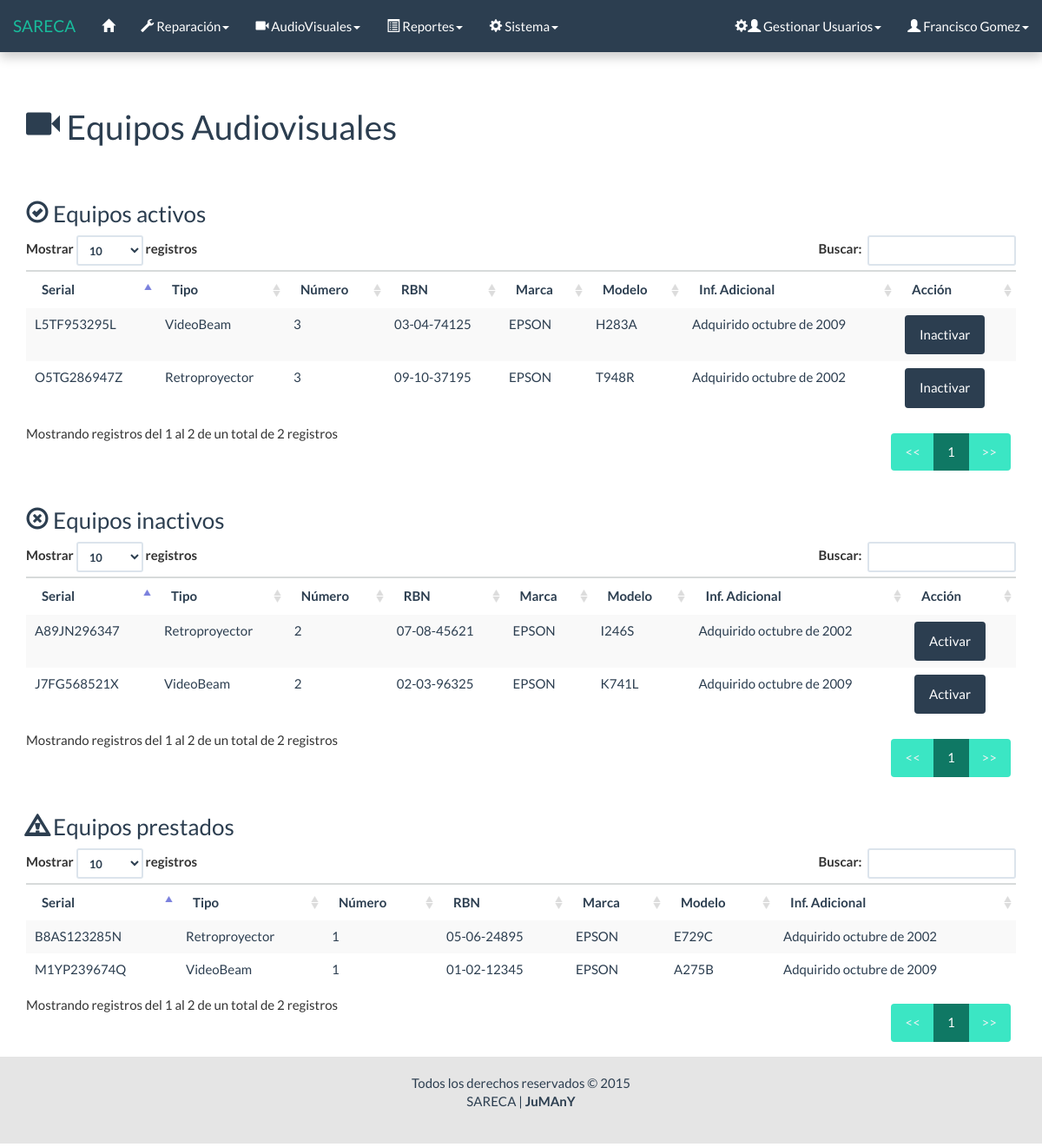
/html/consulta_audiovisuales_f.php (signed in), run on an earlier commit of the app's database.
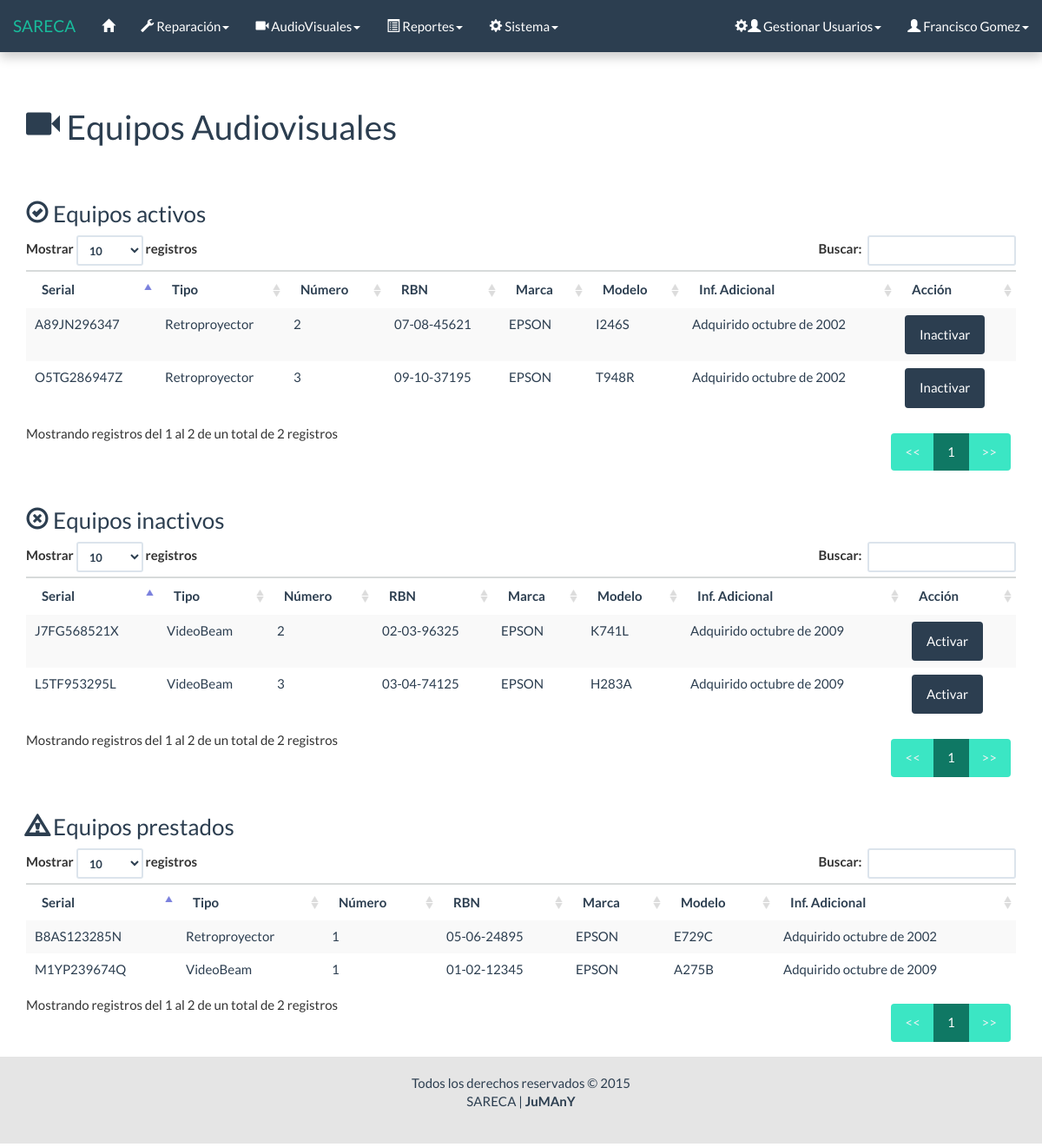
And on a later commit of the database.
### tables this page shows
CREATE TABLE `equipo_audiovisual` (
  `Serial` varchar(11) NOT NULL,
  `tipo` int(1) NOT NULL,
  `numero` tinyint(4) NOT NULL,
  `rbn` varchar(20) NOT NULL,
  `modelo` varchar(20) NOT NULL,
  `marca` varchar(30) NOT NULL,
  `inf_adic` varchar(50) NOT NULL,
  `Estado` int(1) NOT NULL,
  PRIMARY KEY (`Serial`)
);

### php/lista_eq_audio.php (the view, shortened to what this page needs)
<?php
	require('conexion/conexion.php');
	$sql = "SELECT * FROM equipo_audiovisual WHERE Estado = 1";
	$res = $conectar->query($sql);
	if ($res->num_rows == 0) {
?>
		<div class="row">
			<div class="col-lg-12">
				<h3><span class="glyphicon glyphicon-ok-circle"></span> Equipos activos</h3>
				<div class="alert alert-dismissible alert-info">
					<strong>No existen equipos ACTIVOS.</strong>
				</div>
			</div>
		</div>
<?php
	} else {
?>
		<div class="row">
			<div class="col-lg-12">
				<h3><span class="glyphicon glyphicon-ok-circle"></span> Equipos activos</h3>
				<table id="" class="table table-striped table-hover consulta">
					<thead>
						<tr>
							<th>Serial</th>
							<th>Tipo</th>
							<th>Número</th>
							<th>RBN</th>
							<th>Marca</th>
							<th>Modelo</th>
							<th>Inf. Adicional</th>
							<th>Acción</th>
						</tr>
					</thead>
					<tbody>
					<?php
					while ($fila = $res->fetch_object()) {
						$tipo = ($fila->tipo == 1) ? 'VideoBeam' : 'Retroproyector';
						printf('
							<tr>
								<td>%s</td>
								<td>%s</td>
								<td>%d</td>
								<td>%s</td>
								<td>%s</td>
								<td>%s</td>
								<td>%s</td>
								<td><a href="../php/estado_audiovisual.php?s=%s&e=%d" class="btn btn-primary">Inactivar</a></td>
							</tr>',
							$fila->Serial,
							$tipo,
							$fila->numero,
							$fila->rbn,
							$fila->marca,
							$fila->modelo,
							$fila->inf_adic,
							$fila->Serial,
							$fila->Estado
						);
					}
					?>
					</tbody>
				</table>
			</div>
		</div>
<?php
	}
	$sql = "SELECT * FROM equipo_audiovisual WHERE Estado = 3";
	$res = $conectar->query($sql);
	if ($res->num_rows == 0) {
?>
		<div class="row">
			<div class="col-lg-12">
				<h3><span class="glyphicon glyphicon-remove-circle"></span> Equipos inactivos</h3>
				<div class="alert alert-dismissible alert-info">
					<strong>No existen equipos INACTIVOS.</strong>
				</div>
			</div>
		</div>
<?php
	} else {
?>
		<div class="row">
			<div class="col-lg-12">
				<h3><span class="glyphicon glyphicon-remove-circle"></span> Equipos inactivos</h3>
				<table class="table table-striped table-hover consulta">
					<thead>
						<tr>
							<th>Serial</th>
							<th>Tipo</th>
							<th>Número</th>
							<th>RBN</th>
							<th>Marca</th>
							<th>Modelo</th>
							<th>Inf. Adicional</th>
							<th>Acción</th>
						</tr>
					</thead>
					<tbody>
					<?php
					while ($fila = $res->fetch_object()) {
						$tipo = ($fila->tipo == 1) ? 'VideoBeam' : 'Retroproyector';
						printf('
							<tr>
								<td>%s</td>
								<td>%s</td>
								<td>%d</td>
								<td>%s</td>
								<td>%s</td>
								<td>%s</td>
								<td>%s</td>
								<td><a href="../php/estado_audiovisual.php?s=%s&e=%d" class="btn btn-primary">Activar</a></td>
							</tr>',
							$fila->Serial,
							$tipo,
							$fila->numero,
							$fila->rbn,
							$fila->marca,
							$fila->modelo,
							$fila->inf_adic,
							$fila->Serial,
							$fila->Estado
						);
					}
					?>
					</tbody>
				</table>
			</div>
		</div>
<?php
	}
	$sql = "SELECT * FROM equipo_audiovisual WHERE Estado = 2";
	$res = $conectar->query($sql);
	if ($res->num_rows == 0) {
?>
		<div class="row">
			<div class="col-lg-12">
				<h3><span class="glyphicon glyphicon-warning-sign"></span> Equipos prestados</h3>
				<div class="alert alert-dismissible alert-info">
					<strong>No existen equipos PRESTADOS.</strong>
				</div>
			</div>
		</div>
<?php
	} else {
?>
		<div class="row">
			<div class="col-lg-12">
				<h3><span class="glyphicon glyphicon-warning-sign"></span> Equipos prestados</h3>
				<table class="table table-striped table-hover consulta">
					<thead>
						<tr>
							<th>Serial</th>
							<th>Tipo</th>
							<th>Número</th>
							<th>RBN</th>
							<th>Marca</th>
							<th>Modelo</th>
							<th>Inf. Adicional</th>
						</tr>
					</thead>
					<tbody>
					<?php
					while ($fila = $res->fetch_object()) {
						$tipo = ($fila->tipo == 1) ? 'VideoBeam' : 'Retroproyector';
						printf('
							<tr>
								<td>%s</td>
								<td>%s</td>
								<td>%d</td>
								<td>%s</td>
								<td>%s</td>
								<td>%s</td>
								<td>%s</td>
							</tr>',
							$fila->Serial,
							$tipo,
							$fila->numero,
							$fila->rbn,
							$fila->marca,
							$fila->modelo,
							$fila->inf_adic
						);
					}
					?>
					</tbody>
				</table>
			</div>
		</div>
<?php
	}
?>

### html/consulta_audiovisuales_f.php (shortened to what this page needs)
<!DOCTYPE html>
<html lang="es">
	<head>
		<link rel="stylesheet" href="../css/bootstrap.css">
		<link rel="stylesheet" href="../css/general.css">
		<link rel="stylesheet" href="../css/jquery.dataTables.min.css">
	</head>
	<body>
		<div id="wrap">
			<?php
				include("menu/menu.php");
			?>
			<div class="container">
				<div class="bs-docs-section">
					<?php
						include('mensaje/mensaje.php');
					?>
					<div class="row">
						<div class="col-lg-12">
							<div class="page-header">
								<h1><span class="glyphicon glyphicon-facetime-video"></span> Equipos Audiovisuales</h1>
							</div>
						</div>
					</div>
					<?php include '../php/lista_eq_audio.php'; ?>
				</div>
			</div>
			<div id="push"></div>
		</div>
		<div id="footer">
			<div class="container">
				<p class="muted credit">
					Todos los derechos reservados &copy; 2015 <br>
					SARECA | <b>JuMAnY</b>
				</p>
			</div>
		</div>
	</body>
</html>

### html/menu/menu.php (shortened to what this page needs)
<nav class="navbar navbar-default navbar-fixed-top">
	<div class="container-fluid">
		<div class="navbar-header">
			<a class="navbar-brand" href="#">SARECA</a>
		</div>
		<div class="collapse navbar-collapse" id="bs-example-navbar-collapse-1">
			<ul class="nav navbar-nav">
				<li data-toggle="tooltip" data-placement="bottom" title="" data-original-title="Inicio"><a href="inicio.php"><span class="glyphicon glyphicon-home"></span></a></li>
				<?php if($_SESSION["nivel"] == 3 || $_SESSION["nivel"] == 1){ ?>
							<li class="dropdown">
								<a href="#" class="dropdown-toggle" data-toggle="dropdown" role="button" aria-expanded="false"><span class="glyphicon glyphicon-wrench"></span> Reparación<span class="caret"></span></a>
							</li>
				<?php 	}
						if($_SESSION["nivel"] == 2 || $_SESSION["nivel"] == 1){
				?>
							<li class="dropdown">
								<a href="#" class="dropdown-toggle" data-toggle="dropdown" role="button" aria-expanded="false"><span class="glyphicon glyphicon-facetime-video"></span> AudioVisuales<span class="caret"></span></a>
							</li>
				<?php
				 		}
				?>
				<li class="dropdown">
					<a href="#" class="dropdown-toggle" data-toggle="dropdown" role="button" aria-expanded="false"><span class="glyphicon glyphicon-list-alt"></span> Reportes<span class="caret"></span></a>
				</li>
				<?php
						if($_SESSION["nivel"] == 1){
				?>
							<li class="dropdown">
								<a href="#" class="dropdown-toggle" data-toggle="dropdown" role="button" aria-expanded="false"><span class="glyphicon glyphicon-cog"></span> Sistema<span class="caret"></span></a>
							</li>
				<?php 	} ?>
			</ul>
			<ul class="nav navbar-nav navbar-right">
				<?php if($_SESSION["nivel"] == 1){ ?>
							<li class="dropdown">
								<a href="#" class="dropdown-toggle" data-toggle="dropdown" role="button" aria-expanded="false"><span class="glyphicon glyphicon-cog"></span><span class="glyphicon glyphicon-user"></span> Gestionar Usuarios<span class="caret"></span></a>
							</li>
				<?php } ?>
				<li data-toggle="tooltip" data-placement="left" title="" data-original-title="Perfil Usuario" class="dropdown">
					<a href="#" class="dropdown-toggle" data-toggle="dropdown" role="button" aria-expanded="false"><span class="glyphicon glyphicon-user"></span> <?=$_SESSION['nombre']?><span class="caret"></span></a>
				</li>
			</ul>
		</div>
	</div>
</nav>

### html/mensaje/mensaje.php (shortened to what this page needs)
<div class="row">
	<div class="col-lg-6 col-lg-offset-3">
		<br>
	</div>
</div>

### css/general.css (style rules this page uses)
html, body { height: 100%; }
.navbar { box-shadow: 0px 6px 12px rgba(0, 0, 0, 0.2); }
#wrap { min-height: 100%; height: auto !important; height: 100%; margin: 0 auto -104px; }
#push, #footer { height: 100px; }
#footer { text-align: center; background-color: #e5e5e5; }
#wrap > .container { padding-top: 60px; }
.container .credit { margin: 20px 0; }

What changed in the data, as far as the page shows it:
changed equipo_audiovisual "A89JN296347": moves from the list under "Equipos inactivos" to the list under "Equipos activos"
changed equipo_audiovisual "L5TF953295L": moves from the list under "Equipos activos" to the list under "Equipos inactivos"
